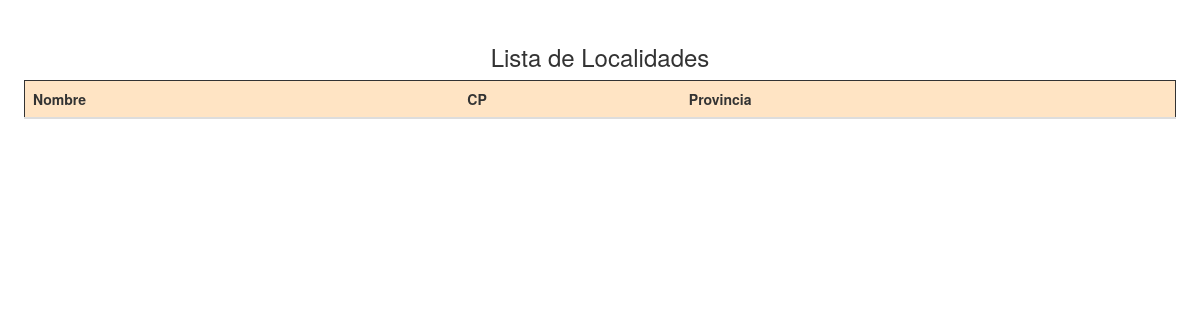
The page /localidades on the database as committed earlier.
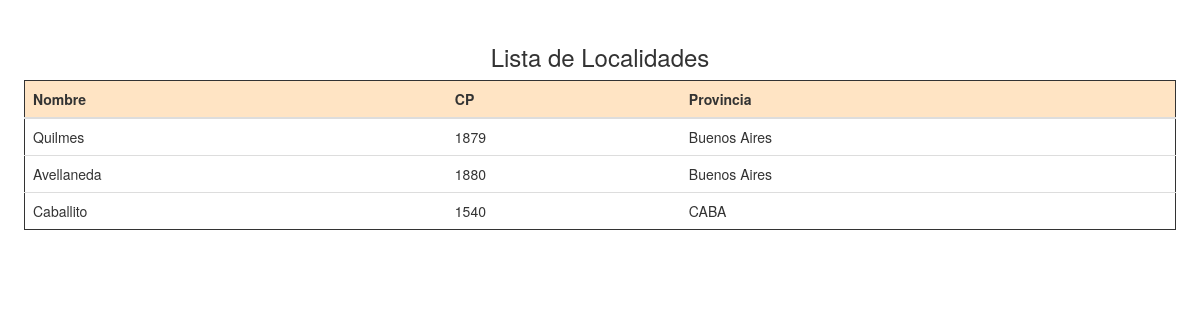
The same page on the database as committed later.
### titulos/models.py (models this page shows, shortened)
class Localidad(models.Model):
    nombre = models.CharField("Nombre de la Localidad: ", max_length=50)
    cp = models.CharField("Código Postal: ", max_length=10)
    provincia = models.CharField("Provincia: ", max_length=50)

### titulos/views.py (the view)
# urls.py: path('localidades', views.localidades, name='localidades'),
def localidades(request, template_name="titulos/localidades.html"):
    lista_localidades = Localidad.objects.all()
    dato = {"localidades": lista_localidades}
    return render(request, template_name, dato)

### templates/titulos/localidades.html (shortened to what this page needs)
<!DOCTYPE html>
{% load static %}
<html lang="es">
<head>
    <link rel="stylesheet" type="text/css" href="{% static 'css/bootstrap.css' %}">
    <link rel="stylesheet" type="text/css" href="{% static 'css/styles.css' %}">
    <link href="{% static 'css/jquery-ui.css' %}" rel="stylesheet">
</head>
<body>
    <div class="tabla">
        <h3>Lista de Localidades</h3>
        <table class="table">
            <thead>
                <tr>
                    <th>Nombre</th>
                    <th>CP</th>
                    <th>Provincia</th>
                </tr>
            </thead>
            {% for localidad in localidades %}
            <tr>
                <td> {{localidad.nombre}} </td>
                <td> {{localidad.cp}} </td>
                <td> {{localidad.provincia}} </td>
            </tr>
            {% endfor %}
        </table>
    </div>
</body>
</html>

Rows that differ between the two databases and show on the page:
added Localidad: nombre "Quilmes", cp "1879", provincia "Buenos Aires"
added Localidad: nombre "Avellaneda", cp "1880", provincia "Buenos Aires"
added Localidad: nombre "Caballito", cp "1540", provincia "CABA"
